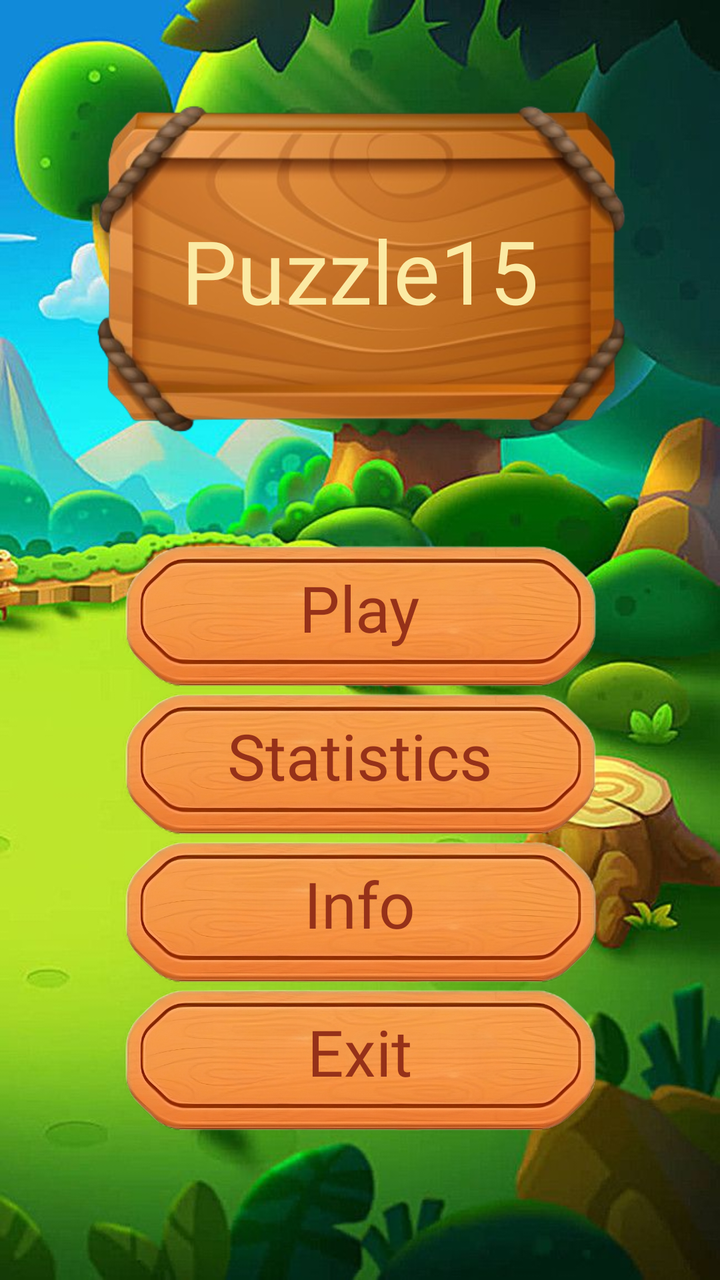
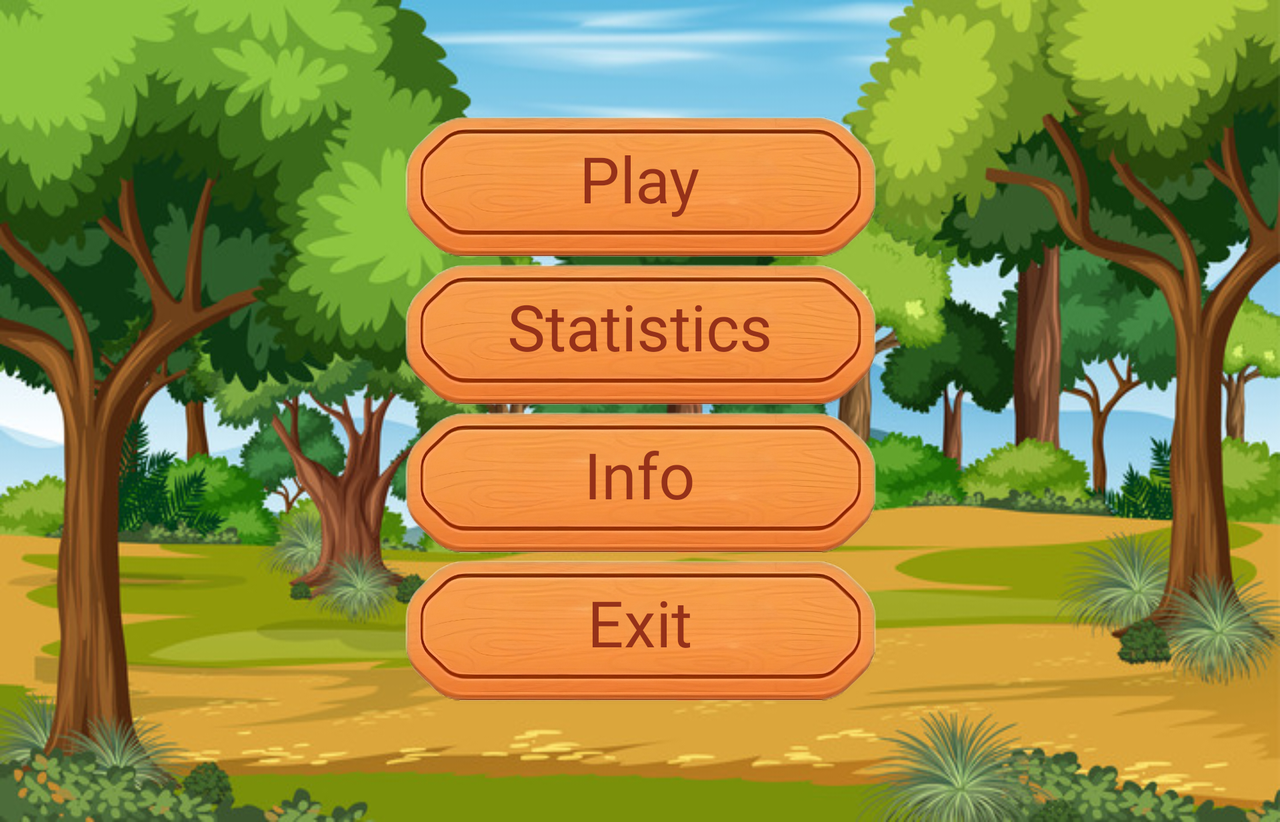

Two renders of one Android screen. The first uses the default layout on a phone; the second uses the alternative layout the repository ships for a different screen configuration, on a matching device. The two XML files are below.
<!-- AndroidManifest.xml: application theme Theme.NewPuzzle -->
<!-- res/layout/activity_menu.xml -->
<?xml version="1.0" encoding="utf-8"?>
<FrameLayout xmlns:android="http://schemas.android.com/apk/res/android"
    xmlns:app="http://schemas.android.com/apk/res-auto"
    xmlns:tools="http://schemas.android.com/tools"
    android:layout_width="match_parent"
    android:layout_height="match_parent"
    android:background="@drawable/bg1"
    tools:context=".MenuActivity">


    <FrameLayout
        android:id="@+id/introView"
        android:layout_width="270dp"
        android:layout_height="170dp"
        android:layout_gravity="top|center"
        android:layout_marginTop="50dp"
        android:background="@drawable/for_text">

        <TextView
            android:layout_width="wrap_content"
            android:layout_height="wrap_content"
            android:layout_gravity="center"
            android:fontFamily="@font/like5"
            android:text="@string/puzzle15"
            android:textColor="#fbeaa4"
            android:textSize="44sp" />

    </FrameLayout>

    <LinearLayout
        android:id="@+id/play_screen"
        android:layout_width="wrap_content"
        android:layout_height="wrap_content"
        android:layout_gravity="center"
        android:gravity="center"
        android:orientation="vertical"
        android:visibility="gone">

        <FrameLayout
            android:id="@+id/newGameBtn"
            style="@style/MenuButton">

            <TextView
                style="@style/MenuText"
                android:text="@string/new_game" />

        </FrameLayout>

        <FrameLayout
            android:id="@+id/continueBtn"
            style="@style/MenuButton">

            <TextView
                style="@style/MenuText"
                android:text="@string/menu_continue" />

        </FrameLayout>

        <FrameLayout
            android:id="@+id/cancel_btn"
            style="@style/MenuButton">

            <TextView
                style="@style/MenuText"
                android:text="@string/cancel" />

        </FrameLayout>

    </LinearLayout>


    <androidx.appcompat.widget.LinearLayoutCompat
        android:id="@+id/dialogMenuButtonsView"
        android:layout_width="wrap_content"
        android:layout_height="wrap_content"
        android:layout_gravity="center"
        android:layout_marginTop="100dp"
        android:orientation="vertical"
        android:visibility="visible">

        <FrameLayout
            android:id="@+id/play_btn"
            style="@style/MenuButton">

            <TextView
                style="@style/MenuText"
                android:text="@string/play" />

        </FrameLayout>


        <FrameLayout
            android:id="@+id/statisticsBtn"
            style="@style/MenuButton">

            <TextView
                style="@style/MenuText"
                android:text="@string/statistics" />

        </FrameLayout>


        <FrameLayout
            android:id="@+id/infoBtn"
            style="@style/MenuButton">

            <TextView
                style="@style/MenuText"
                android:text="@string/info" />
        </FrameLayout>


        <FrameLayout
            android:id="@+id/exitBtn"
            style="@style/MenuButton">

            <TextView
                style="@style/MenuText"
                android:text="@string/my_exit" />

        </FrameLayout>


    </androidx.appcompat.widget.LinearLayoutCompat>

    <FrameLayout
        android:id="@+id/exitScreen"
        android:layout_width="320dp"
        android:layout_height="250dp"
        android:layout_gravity="center"
        android:background="@drawable/exit_screen1"
        android:visibility="gone">

        <TextView
            android:layout_width="wrap_content"
            android:layout_height="wrap_content"
            android:layout_gravity="center"
            android:layout_marginTop="15dp"
            android:layout_marginBottom="20dp"
            android:fontFamily="@font/like5"
            android:text="@string/do_you_want_exit"
            android:textColor="#fbeaa4"
            android:textSize="26sp" />

        <TextView
            android:id="@+id/yesBtn"
            android:layout_width="wrap_content"
            android:layout_height="wrap_content"
            android:layout_gravity="start|bottom"
            android:layout_margin="50dp"
            android:clickable="true"
            android:focusable="true"
            android:fontFamily="@font/like5"
            android:text="@string/yes"
            android:textColor="#fbeaa4"
            android:textSize="28sp" />


        <TextView
            android:id="@+id/noBtn"
            android:layout_width="wrap_content"
            android:layout_height="wrap_content"
            android:layout_gravity="end|bottom"
            android:layout_margin="50dp"
            android:fontFamily="@font/like5"
            android:text="@string/no"
            android:textColor="#fbeaa4"
            android:textSize="28sp" />


    </FrameLayout>


    <FrameLayout
        android:id="@+id/statisticsScreen"
        android:layout_width="wrap_content"
        android:layout_height="350dp"
        android:layout_gravity="center"
        android:background="@drawable/statics_screen1"
        android:visibility="gone">


        <androidx.appcompat.widget.LinearLayoutCompat
            android:layout_width="200dp"
            android:layout_height="80dp"
            android:layout_gravity="top|center"
            android:background="@drawable/pause_desk1"
            android:gravity="center">

            <TextView
                android:layout_width="wrap_content"
                android:layout_height="wrap_content"
                android:layout_gravity="center"
                android:fontFamily="@font/like4"
                android:text="@string/top_3"
                android:textColor="#fbeaa4"
                android:textSize="28sp" />

        </androidx.appcompat.widget.LinearLayoutCompat>

        <FrameLayout
            android:id="@+id/statisticsView"
            android:layout_width="210dp"
            android:layout_height="180dp"
            android:layout_gravity="center"
            android:layout_marginTop="10dp">

            <TextView
                android:id="@+id/tv_first_step"
                android:layout_width="wrap_content"
                android:layout_height="wrap_content"
                android:layout_gravity="top|center"
                android:fontFamily="@font/like5"
                android:gravity="start"
                android:textColor="#953119"
                android:textSize="30sp"
                tools:text="@string/_0_steps" />

            <TextView
                android:id="@+id/tv_second_step"
                android:layout_width="wrap_content"
                android:layout_height="wrap_content"
                android:layout_gravity="center"
                android:fontFamily="@font/like5"
                android:textColor="#953119"
                android:textSize="30sp"
                tools:text="@string/_0_steps" />

            <TextView
                android:id="@+id/tv_third_steps"
                android:layout_width="wrap_content"
                android:layout_height="wrap_content"
                android:layout_gravity="bottom|center"
                android:fontFamily="@font/like5"
                android:textColor="#953119"
                android:textSize="30sp"
                tools:text="@string/_0_steps" />

        </FrameLayout>


        <androidx.appcompat.widget.AppCompatImageView
            android:id="@+id/btn_close_statistics"
            android:layout_width="60dp"
            android:layout_height="60dp"
            android:layout_gravity="bottom|center"
            android:src="@drawable/cancel" />

    </FrameLayout>

    <FrameLayout
        android:id="@+id/infoView"
        android:layout_width="wrap_content"
        android:layout_height="wrap_content"
        android:layout_gravity="center"
        android:visibility="gone">

        <ScrollView
            android:layout_width="355dp"
            android:layout_height="560dp"
            android:layout_marginBottom="20dp"
            android:background="@drawable/ramka2"
            android:paddingHorizontal="25dp"
            android:paddingTop="44dp"
            android:paddingBottom="60dp">

            <TextView
                android:layout_width="300dp"
                android:layout_height="wrap_content"
                android:gravity="center"
                android:text="@string/puzzle15_information"
                android:textColor="@color/white"
                android:textSize="18sp" />

        </ScrollView>

        <androidx.appcompat.widget.AppCompatImageView
            android:id="@+id/quitBtn"
            style="@style/PauseButtons"
            android:layout_gravity="bottom|center"
            android:src="@drawable/quit" />
    </FrameLayout>
</FrameLayout>
<!-- resources referenced by this layout -->
<resources>
  <!-- drawable bg1: jpg bitmap (drawable, 78958 bytes) -->
  <!-- drawable cancel: png bitmap (drawable, 23026 bytes) -->
  <!-- drawable exit_screen1: png bitmap (drawable, 129945 bytes) -->
  <!-- drawable for_text: png bitmap (drawable, 129340 bytes) -->
  <!-- drawable pause_desk1: png bitmap (drawable, 47640 bytes) -->
  <!-- drawable quit: png bitmap (drawable, 48170 bytes) -->
  <!-- drawable ramka2: png bitmap (drawable, 190209 bytes) -->
  <!-- drawable statics_screen1: png bitmap (drawable, 186006 bytes) -->
  <string name="_0_steps">0 steps</string>
  <string name="cancel">Cancel</string>
  <string name="do_you_want_exit">Do you want exit ?</string>
  <string name="info">Info</string>
  <string name="menu_continue">Continue</string>
  <string name="my_exit">Exit</string>
  <string name="new_game">New Game</string>
  <string name="no">No</string>
  <string name="play">Play</string>
  <string name="puzzle15">Puzzle15</string>
  <string name="puzzle15_information">Puzzle15, also known as the 15-puzzle, is a sliding puzzle game played on a square grid with numbered tiles. The objective is to arrange the tiles in numerical order, starting from the top left corner and ending with an empty space in the bottom right corner. Here\'s how to play the Puzzle15 game: Start with a grid of numbered tiles shuffled randomly, except for the empty space which is typically represented by a blank tile. The tiles can be moved horizontally or vertically, but only if there is an empty space adjacent to them. To move a tile, click or slide it into the adjacent empty space. Continue moving the tiles around until you successfully arrange them in numerical order, with the empty space in the bottom right corner. The game\'s difficulty increases as the number of tiles increases. The original 15-puzzle has a 4x4 grid with tiles numbered from 1 to 15 and an empty space. Variations of the game can have different grid sizes and tile arrangements. The challenge of the game lies in finding a strategy to rearrange the tiles by making optimal moves. Sometimes, solving the puzzle requires careful planning and thinking ahead to avoid getting stuck. You can find online versions of the Puzzle15 game or download mobile apps that allow you to play and enjoy it on various devices.\n\n\n\n\n</string>
  <string name="statistics">Statistics</string>
  <string name="top_3">Top 3</string>
  <string name="yes">Yes</string>
  <style name="MenuButton">
          <item name="android:layout_width">240dp</item>
          <item name="android:layout_height">74dp</item>
          <item name="android:gravity">center</item>
          <item name="android:background">@drawable/test2</item>
      </style>
  <style name="MenuText">
          <item name="android:layout_width">wrap_content</item>
          <item name="android:layout_height">wrap_content</item>
          <item name="android:textColor">#953119</item>
          <item name="android:textSize">32sp</item>
          <item name="android:fontFamily">@font/like5</item>
          <item name="android:layout_gravity">center</item>
          <item name="android:paddingBottom">10dp</item>
      </style>
  <style name="PauseButtons">
          <item name="android:layout_width">80dp</item>
          <item name="android:layout_height">80dp</item>
          <item name="android:background">?selectableItemBackgroundBorderless</item>
          <item name="android:backgroundTint">@android:color/transparent</item>
      </style>
  <style name="Theme.NewPuzzle" parent="Base.Theme.NewPuzzle" />
  <!-- drawable test2: png bitmap (drawable, 547246 bytes) -->
  <style name="Base.Theme.NewPuzzle" parent="Theme.Material3.DayNight.NoActionBar">
          
          
      </style>
</resources>
<!-- res/layout-land/activity_menu.xml (the repository's variant of the layout above) -->
<!-- drawn on the phone turned sideways -->
<?xml version="1.0" encoding="utf-8"?>
<ScrollView xmlns:android="http://schemas.android.com/apk/res/android"
    android:layout_width="match_parent"
    android:layout_height="wrap_content"
    xmlns:tools="http://schemas.android.com/tools"
    tools:context=".MainActivity">

    <FrameLayout
        android:layout_width="match_parent"
        android:layout_height="wrap_content"
        android:background="@drawable/bg_landscape_menu">





















        <LinearLayout
            android:id="@+id/play_screen"
            android:layout_width="wrap_content"
            android:layout_height="wrap_content"
            android:layout_gravity="center"
            android:gravity="center"
            android:orientation="vertical"
            android:visibility="gone">

            <FrameLayout
                android:id="@+id/newGameBtn"
                style="@style/MenuButton">

                <TextView
                    style="@style/MenuText"
                    android:text="@string/new_game" />

            </FrameLayout>

            <FrameLayout
                android:id="@+id/continueBtn"
                style="@style/MenuButton">

                <TextView
                    style="@style/MenuText"
                    android:text="@string/menu_continue" />

            </FrameLayout>

            <FrameLayout
                android:id="@+id/cancel_btn"
                style="@style/MenuButton">

                <TextView
                    style="@style/MenuText"
                    android:text="@string/cancel" />

            </FrameLayout>

        </LinearLayout>


        <androidx.appcompat.widget.LinearLayoutCompat
            android:id="@+id/dialogMenuButtonsView"
            android:layout_width="wrap_content"
            android:layout_height="wrap_content"
            android:layout_gravity="center"
            android:orientation="vertical"
            android:visibility="visible">

            <FrameLayout
                android:id="@+id/play_btn"
                style="@style/MenuButton">

                <TextView
                    style="@style/MenuText"
                    android:text="@string/play" />

            </FrameLayout>


            <FrameLayout
                android:id="@+id/statisticsBtn"
                style="@style/MenuButton">

                <TextView
                    style="@style/MenuText"
                    android:text="@string/statistics" />

            </FrameLayout>


            <FrameLayout
                android:id="@+id/infoBtn"
                style="@style/MenuButton">

                <TextView
                    style="@style/MenuText"
                    android:text="@string/info" />
            </FrameLayout>


            <FrameLayout
                android:id="@+id/exitBtn"
                style="@style/MenuButton">

                <TextView
                    style="@style/MenuText"
                    android:text="@string/my_exit" />

            </FrameLayout>


        </androidx.appcompat.widget.LinearLayoutCompat>

        <FrameLayout
            android:id="@+id/exitScreen"
            android:layout_width="320dp"
            android:layout_height="250dp"
            android:layout_gravity="center"
            android:background="@drawable/exit_screen1"
            android:visibility="gone">

            <TextView
                android:layout_width="wrap_content"
                android:layout_height="wrap_content"
                android:layout_gravity="center"
                android:layout_marginTop="15dp"
                android:layout_marginBottom="20dp"
                android:fontFamily="@font/like5"
                android:text="@string/do_you_want_exit"
                android:textColor="#fbeaa4"
                android:textSize="26sp" />

            <TextView
                android:id="@+id/yesBtn"
                android:layout_width="wrap_content"
                android:layout_height="wrap_content"
                android:layout_gravity="start|bottom"
                android:layout_margin="50dp"
                android:clickable="true"
                android:focusable="true"
                android:fontFamily="@font/like5"
                android:text="@string/yes"
                android:textColor="#fbeaa4"
                android:textSize="28sp" />


            <TextView
                android:id="@+id/noBtn"
                android:layout_width="wrap_content"
                android:layout_height="wrap_content"
                android:layout_gravity="end|bottom"
                android:layout_margin="50dp"
                android:fontFamily="@font/like5"
                android:text="@string/no"
                android:textColor="#fbeaa4"
                android:textSize="28sp" />


        </FrameLayout>


        <FrameLayout
            android:id="@+id/statisticsScreen"
            android:layout_width="wrap_content"
            android:layout_height="350dp"
            android:layout_gravity="center"
            android:background="@drawable/statics_screen1"
            android:visibility="gone">


            <androidx.appcompat.widget.LinearLayoutCompat
                android:layout_width="200dp"
                android:layout_height="80dp"
                android:layout_gravity="top|center"
                android:background="@drawable/pause_desk1"
                android:gravity="center">

                <TextView
                    android:layout_width="wrap_content"
                    android:layout_height="wrap_content"
                    android:layout_gravity="center"
                    android:fontFamily="@font/like4"
                    android:text="@string/top_3"
                    android:textColor="#fbeaa4"
                    android:textSize="28sp" />

            </androidx.appcompat.widget.LinearLayoutCompat>

            <FrameLayout
                android:id="@+id/statisticsView"
                android:layout_width="210dp"
                android:layout_height="180dp"
                android:layout_gravity="center"
                android:layout_marginTop="10dp">

                <TextView
                    android:id="@+id/tv_first_step"
                    android:layout_width="wrap_content"
                    android:layout_height="wrap_content"
                    android:layout_gravity="top|center"
                    android:fontFamily="@font/like5"
                    android:gravity="start"
                    android:textColor="#953119"
                    android:textSize="30sp"
                    tools:text="@string/_0_steps" />

                <TextView
                    android:id="@+id/tv_second_step"
                    android:layout_width="wrap_content"
                    android:layout_height="wrap_content"
                    android:layout_gravity="center"
                    android:fontFamily="@font/like5"
                    android:textColor="#953119"
                    android:textSize="30sp"
                    tools:text="@string/_0_steps" />

                <TextView
                    android:id="@+id/tv_third_steps"
                    android:layout_width="wrap_content"
                    android:layout_height="wrap_content"
                    android:layout_gravity="bottom|center"
                    android:fontFamily="@font/like5"
                    android:textColor="#953119"
                    android:textSize="30sp"
                    tools:text="@string/_0_steps" />

            </FrameLayout>


            <androidx.appcompat.widget.AppCompatImageView
                android:id="@+id/btn_close_statistics"
                android:layout_width="60dp"
                android:layout_height="60dp"
                android:layout_gravity="bottom|center"
                android:src="@drawable/cancel" />

        </FrameLayout>

        <FrameLayout
            android:id="@+id/infoView"
            android:layout_width="wrap_content"
            android:layout_height="wrap_content"
            android:layout_gravity="center|top"
            android:layout_marginTop="10dp"
            android:visibility="gone">

            <ScrollView
                android:layout_width="wrap_content"
                android:layout_height="350dp"
                android:background="@drawable/statics_screen1"
                android:paddingTop="55dp"
                android:paddingBottom="60dp"
                android:layout_gravity="center">

                <TextView
                    android:layout_width="300dp"
                    android:layout_height="wrap_content"
                    android:gravity="center"
                    android:text="@string/puzzle15_information"
                    android:textColor="@color/white"
                    android:textSize="18sp"
                    android:layout_gravity="center"/>

            </ScrollView>

            <androidx.appcompat.widget.AppCompatImageView
                android:id="@+id/quitBtn"
                style="@style/PauseButtons"
                android:layout_gravity="center|end"
                android:src="@drawable/quit" />
        </FrameLayout>
    </FrameLayout>

</ScrollView>
<!-- resources referenced by the variant -->
<!-- as the phone turned sideways resolves them -->
<resources>
  <!-- drawable bg_landscape_menu: jpg bitmap (drawable, 131533 bytes) -->
  <!-- drawable cancel: png bitmap (drawable, 23026 bytes) -->
  <!-- drawable exit_screen1: png bitmap (drawable, 129945 bytes) -->
  <!-- drawable pause_desk1: png bitmap (drawable, 47640 bytes) -->
  <!-- drawable quit: png bitmap (drawable, 48170 bytes) -->
  <!-- drawable statics_screen1: png bitmap (drawable, 186006 bytes) -->
  <string name="_0_steps">0 steps</string>
  <string name="cancel">Cancel</string>
  <string name="do_you_want_exit">Do you want exit ?</string>
  <string name="info">Info</string>
  <string name="menu_continue">Continue</string>
  <string name="my_exit">Exit</string>
  <string name="new_game">New Game</string>
  <string name="no">No</string>
  <string name="play">Play</string>
  <string name="puzzle15_information">Puzzle15, also known as the 15-puzzle, is a sliding puzzle game played on a square grid with numbered tiles. The objective is to arrange the tiles in numerical order, starting from the top left corner and ending with an empty space in the bottom right corner. Here\'s how to play the Puzzle15 game: Start with a grid of numbered tiles shuffled randomly, except for the empty space which is typically represented by a blank tile. The tiles can be moved horizontally or vertically, but only if there is an empty space adjacent to them. To move a tile, click or slide it into the adjacent empty space. Continue moving the tiles around until you successfully arrange them in numerical order, with the empty space in the bottom right corner. The game\'s difficulty increases as the number of tiles increases. The original 15-puzzle has a 4x4 grid with tiles numbered from 1 to 15 and an empty space. Variations of the game can have different grid sizes and tile arrangements. The challenge of the game lies in finding a strategy to rearrange the tiles by making optimal moves. Sometimes, solving the puzzle requires careful planning and thinking ahead to avoid getting stuck. You can find online versions of the Puzzle15 game or download mobile apps that allow you to play and enjoy it on various devices.\n\n\n\n\n</string>
  <string name="statistics">Statistics</string>
  <string name="top_3">Top 3</string>
  <string name="yes">Yes</string>
  <style name="MenuButton">
          <item name="android:layout_width">240dp</item>
          <item name="android:layout_height">74dp</item>
          <item name="android:gravity">center</item>
          <item name="android:background">@drawable/test2</item>
      </style>
  <style name="MenuText">
          <item name="android:layout_width">wrap_content</item>
          <item name="android:layout_height">wrap_content</item>
          <item name="android:textColor">#953119</item>
          <item name="android:textSize">32sp</item>
          <item name="android:fontFamily">@font/like5</item>
          <item name="android:layout_gravity">center</item>
          <item name="android:paddingBottom">10dp</item>
      </style>
  <style name="PauseButtons">
          <item name="android:layout_width">80dp</item>
          <item name="android:layout_height">80dp</item>
          <item name="android:background">?selectableItemBackgroundBorderless</item>
          <item name="android:backgroundTint">@android:color/transparent</item>
      </style>
  <style name="Theme.NewPuzzle" parent="Base.Theme.NewPuzzle" />
  <!-- drawable test2: png bitmap (drawable, 547246 bytes) -->
  <style name="Base.Theme.NewPuzzle" parent="Theme.Material3.DayNight.NoActionBar">
          
          
      </style>
</resources>
